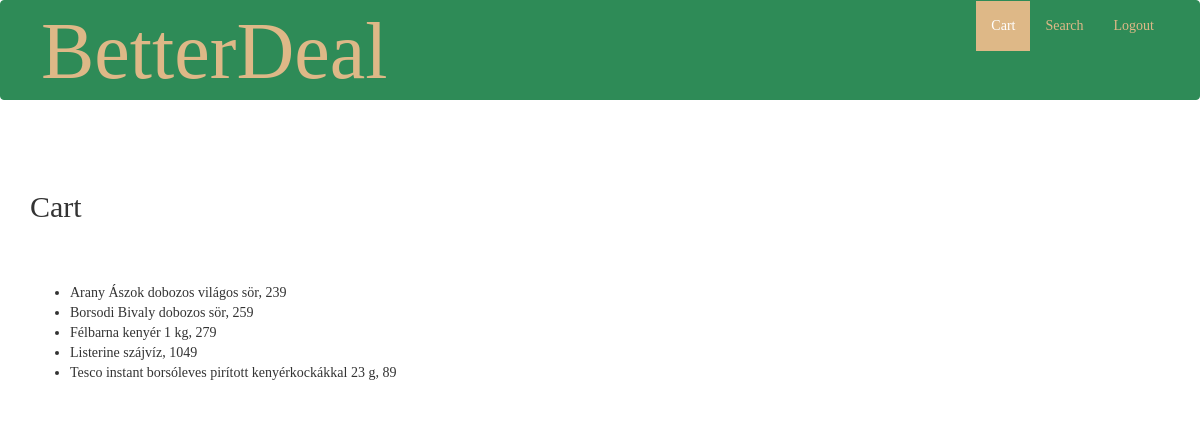
Page /app/cart/ (signed in) on the committed database.
### app/models.py (models this page shows, shortened)
class Product (models.Model):
    product_name=models.CharField(max_length=255)
    price=models.IntegerField()
    supermarket=models.CharField(max_length=255)
    class Meta:
        db_table = "product"

### app/views.py (the view)
# urls.py: path('cart/',views.cart,name='cart'),
def cart(request):
    profile = Profile.objects.get(user=request.user)
    context = {
        'cart': profile.cart.all()
    }
    return render(request, 'app/cart.html', context)

### app/templates/app/cart.html
{% extends "app/base.html" %}
{% block content %}
<h2 class="cart-title">Cart</h2>
<ul class="cart-list">
  {% for product in cart %}
    <li>
      {{ product.product_name }}, {{ product.price }}
    </li>
  {% endfor %}
</ul>
{% endblock content %}
{%block nav%}
  <li class="active">
    <a href="{% url 'cart' %}" style="background-color: burlywood; font-family: lucida console">Cart</a>
  </li>
  <li class="">
    <a href="{% url 'search' %}" style="font-family: lucida console; color: burlywood">Search</a>
  </li>
  <li class="">
        <a href="{% url 'logout' %}" style="font-family: lucida console; color: burlywood">Logout</a>
  </li>
{% endblock nav %}

### app/templates/app/base.html (shortened to what this page needs)
<!DOCTYPE html>
{% load static %}
<html lang="eng">
<head>
    <link rel="stylesheet" href="https://maxcdn.bootstrapcdn.com/bootstrap/3.4.1/css/bootstrap.min.css">
    <link rel="stylesheet" type="text/css" href="{% static 'app/main.css' %}"/>
</head>
<body>
    <nav class="navbar navbar-inverse">
        <div class="container-fluid">
            <div class="navbar-header">
                <a class="navbar-brand" href="{% url 'app-home' %}">BetterDeal</a>
            </div>
            <div class="collapse navbar-collapse">
                <ul class="nav navbar-nav" style="float: right">
                    {% block nav %}{% endblock nav%}
                </ul>
            </div>
        </div>
    </nav>
    <div class="container">
        {% block content %}{% endblock content %}
    </div>
</body>
</html>

### app/static/app/main.css (style rules this page uses)
.navbar-inverse { background-color: SeaGreen; height: 100px; border-color: SeaGreen; }
.navbar-inverse .navbar-brand { color: burlywood; font-family: tahoma; font-size: 80px; padding: 40px; }
.cart-title { padding-top: 50px; padding-bottom: 50px; font-family: tahoma; }
.cart-list { font-family: lucida console; }

### rows in the picture
Product: product_name "Arany Ászok dobozos világos sör", price "239"
Product: product_name "Borsodi Bivaly dobozos sör", price "259"
Product: product_name "Félbarna kenyér 1 kg", price "279"
Product: product_name "Listerine szájvíz", price "1049"
Product: product_name "Tesco instant borsóleves pirított kenyérkockákkal 23 g", price "89"
